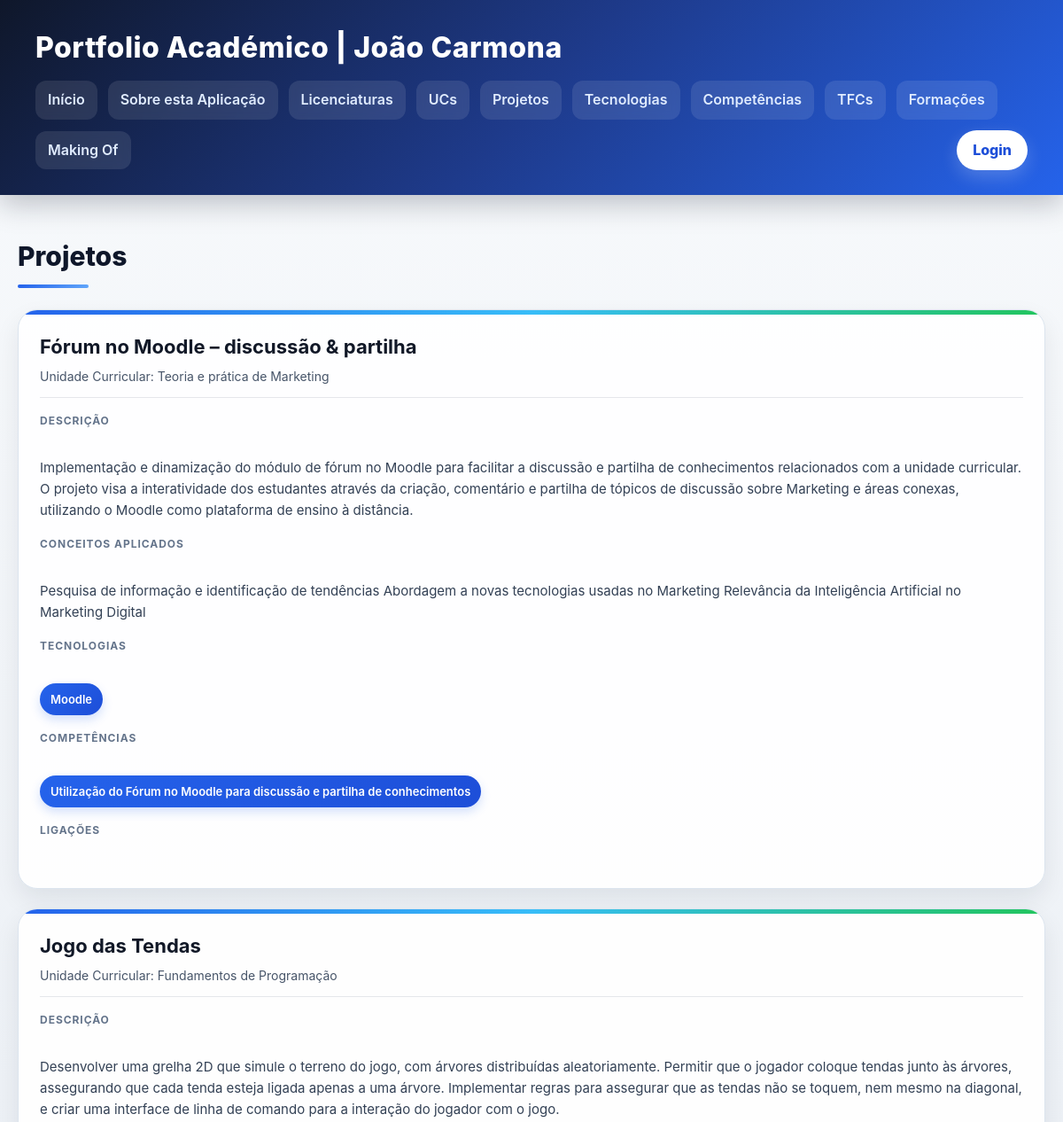
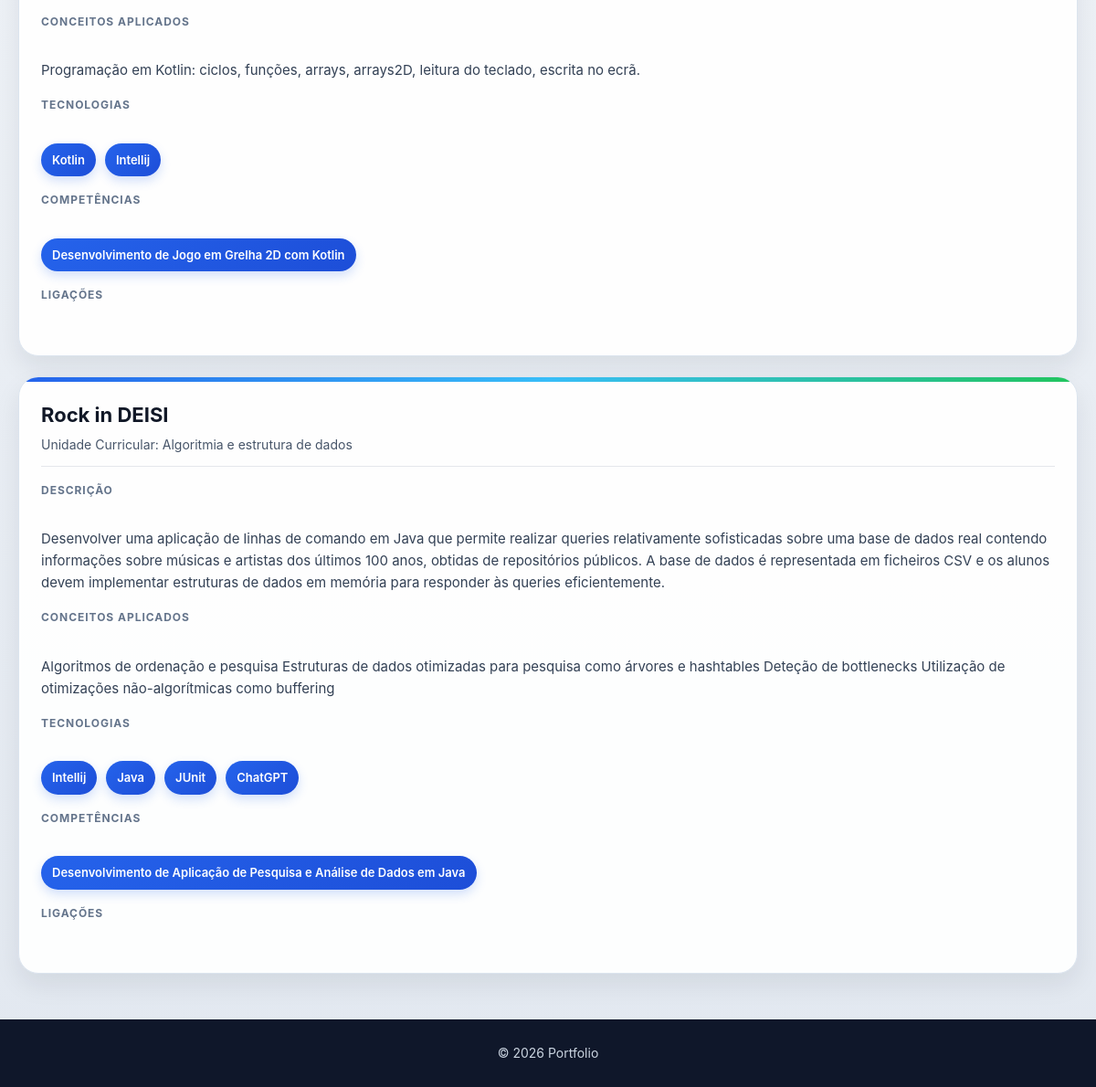
Page /portfolio/projetos/ on the committed database (2 pictures, top to bottom).
### portfolio/models.py (models this page shows, shortened)
class Projeto(models.Model):
    unidade_curricular = models.ForeignKey(UnidadeCurricular,on_delete=models.CASCADE,related_name='projetos',null=True,blank=True)
    titulo = models.CharField(max_length=100,blank=True,default='')
    descricao = models.TextField(blank=True)
    conceitos_aplicados = models.TextField(blank=True)
    tecnologias = models.ManyToManyField(Tecnologia,related_name='projetos',blank=True)
    competencias = models.ManyToManyField(Competencia,related_name='projetos',blank=True)
    imagem = models.ImageField(upload_to='projetos',blank=True,null=True)
    video_demo = models.URLField(blank=True)
    github_link = models.URLField(blank=True)

class UnidadeCurricular(models.Model):
    licenciatura = models.ForeignKey(Licenciatura,on_delete=models.CASCADE,related_name='unidades_curriculares',null=True,blank=True)
    nome = models.CharField(max_length=100)
    codigo = models.CharField(max_length=30,blank=True)
    ano = models.IntegerField(null=True,blank=True)
    semestre = models.CharField(max_length=20,blank=True)
    ects = models.IntegerField(null=True,blank=True)
    descricao = models.TextField(blank=True)
    imagem = models.ImageField(upload_to='ucs',blank=True,null=True)
    docentes = models.ManyToManyField(Docente,related_name='unidades_curriculares',blank=True)

class Tecnologia(models.Model):
    TIPO_CHOICES = [('linguagem','Linguagem'),('framework','Framework'),('bd','Base de Dados'),('ferramenta','Ferramenta'),('outra','Outra')]
    nome = models.CharField(max_length=100)
    tipo = models.CharField(max_length=20,choices=TIPO_CHOICES,default='outra')
    descricao = models.TextField(blank=True)
    principais_aspetos = models.TextField(blank=True)
    nivel_interesse = models.IntegerField(default=3)

class Competencia(models.Model):
    nome = models.CharField(max_length=100)
    descricao = models.TextField(blank=True)
    nivel = models.IntegerField(default=3)
    tipo = models.CharField(max_length=50,blank=True)

### portfolio/views.py (the view)
# urls.py: path('projetos/', views.projetos_view, name='projetos'),
def projetos_view(request):
    projetos = Projeto.objects.select_related('unidade_curricular').prefetch_related('tecnologias', 'competencias').all()
    return render(request, 'portfolio/projetos.html', {'projetos': projetos})

### portfolio/templates/portfolio/projetos.html (shortened to what this page needs)
{% extends "portfolio/base.html" %}
{% block content %}
<h2>Projetos</h2>
<section>
    {% for projeto in projetos %}
    <article>
        <header class="card-header">
            <div>
                <h3>{{ projeto.titulo }}</h3>
                <p>Unidade Curricular: {{ projeto.unidade_curricular.nome }}</p>
            </div>
        </header>
        <section>
            <h4>Descrição</h4>
            <p>{{ projeto.descricao }}</p>
        </section>
        <section>
            <h4>Conceitos Aplicados</h4>
            <p>{{ projeto.conceitos_aplicados }}</p>
        </section>
        <section>
            <h4>Tecnologias</h4>
            <ul>
                {% for tecnologia in projeto.tecnologias.all %}
                    <li>{{ tecnologia.nome }}</li>
                {% empty %}
                    <li>Sem tecnologias associadas</li>
                {% endfor %}
            </ul>
        </section>
        <section>
            <h4>Competências</h4>
            <ul>
                {% for competencia in projeto.competencias.all %}
                    <li>{{ competencia.nome }}</li>
                {% empty %}
                    <li>Sem competências associadas</li>
                {% endfor %}
            </ul>
        </section>
        <section>
            <h4>Ligações</h4>
        </section>
    </article>
    {% empty %}
    <article>
        <header>
            <h3>Sem projetos</h3>
        </header>
    </article>
    {% endfor %}
</section>
{% endblock %}

### portfolio/static/portfolio/styles.css (style rules this page uses)
* { box-sizing: border-box; margin: 0; padding: 0; }
body { font-family: "Inter", "Segoe UI", system-ui, -apple-system, sans-serif; background: linear-gradient(180deg, #f8fafc 0%, #e2e8f0 100%); color: #0f172a; line-height: 1.6; min-height: 100vh; }
h2 { font-size: 30px; font-weight: 800; margin-bottom: 24px; color: #0f172a; position: relative; display: inline-block; }
h2::after { content: ""; display: block; width: 65%; height: 4px; background: linear-gradient(90deg, #2563eb, #60a5fa); border-radius: 999px; margin-top: 8px; }
h3 { font-size: 22px; font-weight: 700; color: #111827; }
h4 { font-size: 12px; text-transform: uppercase; letter-spacing: 0.08em; color: #64748b; margin-bottom: 10px; }
section { display: grid; gap: 22px; }
section > article { background: rgba(255, 255, 255, 0.94); border: 1px solid #dbe4ee; border-radius: 22px; padding: 24px; box-shadow: 0 12px 28px rgba(15, 23, 42, 0.08); transition: all 0.28s ease; position: relative; overflow: hidden; }
section > article::before { content: ""; position: absolute; inset: 0 0 auto 0; height: 5px; background: linear-gradient(90deg, #2563eb, #38bdf8, #22c55e); }
article > header { margin-bottom: 16px; padding-bottom: 12px; border-bottom: 1px solid #e5e7eb; }
article > header p { color: #475569; font-size: 14px; margin-top: 4px; }
article p { color: #334155; font-size: 15px; }
article > section { margin-top: 16px; }
article > section > ul { list-style: none; display: flex; flex-wrap: wrap; gap: 10px; }
article > section > ul > li { background: linear-gradient(135deg, #2563eb, #1d4ed8); color: white; padding: 8px 12px; border-radius: 999px; font-size: 13px; font-weight: 600; box-shadow: 0 5px 12px rgba(37, 99, 235, 0.20); transition: transform 0.2s ease, opacity 0.2s ease; }
.card-header { display: flex; justify-content: space-between; align-items: flex-start; gap: 20px; }

### rows in the picture
Projeto: titulo "Fórum no Moodle – discussão & partilha", unidade_curricular.nome "Teoria e prática de Marketing", descricao "Implementação e dinamização do módulo de fórum no Moodle para facilitar a discussão e partilha de conhecimentos relacionados com a unidade curricular. O projeto visa a interatividade dos estudantes através da criação, comentário e partilha de tópicos de discussão sobre Marketing e áreas conexas, utilizando o Moodle como plataforma de ensino à distância.", conceitos_aplicados "Pesquisa de informação e identificação de tendências Abordagem a novas tecnologias usadas no Marketing Relevância da Inteligência Artificial no Marketing Digital"
Tecnologia: nome "Moodle"
Competencia: nome "Utilização do Fórum no Moodle para discussão e partilha de conhecimentos"
Projeto: titulo "Jogo das Tendas", unidade_curricular.nome "Fundamentos de Programação", descricao "Desenvolver uma grelha 2D que simule o terreno do jogo, com árvores distribuídas aleatoriamente. Permitir que o jogador coloque tendas junto às árvores, assegurando que cada tenda esteja ligada apenas a uma árvore. Implementar regras para assegurar que as tendas não se toquem, nem mesmo na diagonal, e criar uma interface de linha de comando para a interação do jogador com o jogo.", conceitos_aplicados "Programação em Kotlin: ciclos, funções, arrays, arrays2D, leitura do teclado, escrita no ecrã."
Tecnologia: nome "Kotlin"
Tecnologia: nome "Intellij"
Competencia: nome "Desenvolvimento de Jogo em Grelha 2D com Kotlin"
Projeto: titulo "Rock in DEISI", unidade_curricular.nome "Algoritmia e estrutura de dados", descricao "Desenvolver uma aplicação de linhas de comando em Java que permite realizar queries relativamente sofisticadas sobre uma base de dados real contendo informações sobre músicas e artistas dos últimos 100 anos, obtidas de repositórios públicos. A base de dados é representada em ficheiros CSV e os alunos devem implementar estruturas de dados em memória para responder às queries eficientemente.", conceitos_aplicados "Algoritmos de ordenação e pesquisa Estruturas de dados otimizadas para pesquisa como árvores e hashtables Deteção de bottlenecks Utilização de otimizações não-algorítmicas como buffering"
Tecnologia: nome "Java"
Tecnologia: nome "JUnit"
Tecnologia: nome "ChatGPT"
Competencia: nome "Desenvolvimento de Aplicação de Pesquisa e Análise de Dados em Java"
